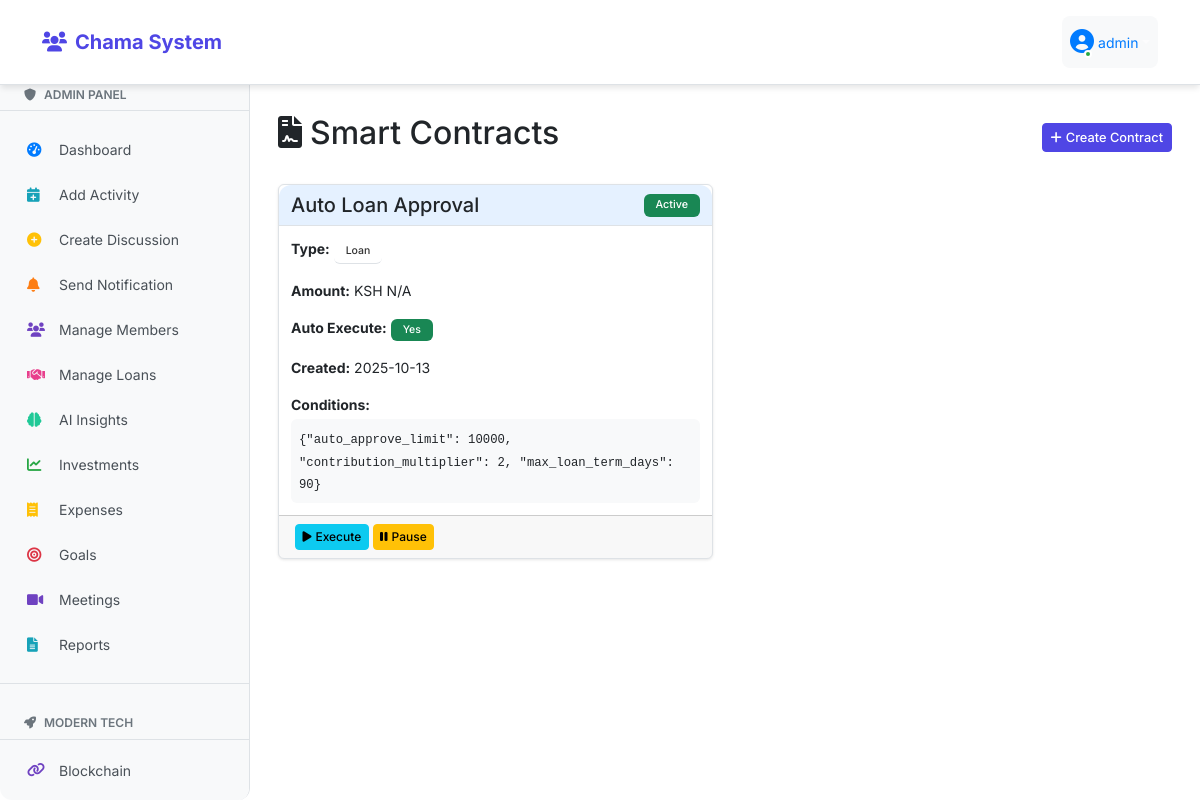
Screenshot of /smart-contracts (signed in) with the database file from the repository.
### fixed_app.py (models this page shows, shortened)
class User(db.Model, UserMixin):
    id = db.Column(db.Integer, primary_key=True)
    username = db.Column(db.String(80), unique=True, nullable=False)
    password = db.Column(db.String(200), nullable=False)
    is_admin = db.Column(db.Boolean, default=False)
    last_seen = db.Column(db.DateTime, default=datetime.utcnow)
    is_online = db.Column(db.Boolean, default=False)
    members = db.relationship('Member', backref='user', lazy=True)

class SmartContract(db.Model):
    id = db.Column(db.Integer, primary_key=True)
    contract_name = db.Column(db.String(100), nullable=False)
    contract_type = db.Column(db.String(50), nullable=False)  # loan, investment, savings
    conditions = db.Column(db.Text, nullable=False)  # JSON
    parties = db.Column(db.Text)  # JSON of member IDs
    status = db.Column(db.String(20), default='Active')
    created_date = db.Column(db.DateTime, default=datetime.utcnow)
    executed_date = db.Column(db.DateTime)
    amount = db.Column(db.Float)
    auto_execute = db.Column(db.Boolean, default=True)
    created_by = db.Column(db.Integer, db.ForeignKey('user.id'))

### fixed_app.py (the view)
@app.route('/smart-contracts')
@login_required
@admin_required
def smart_contracts():
    contracts = SmartContract.query.order_by(SmartContract.created_date.desc()).all()
    return render_template('smart_contracts/list.html', contracts=contracts)

### fixed_app.py (called while the page is built)
@login_manager.user_loader
def load_user(user_id):
    return db.session.get(User, int(user_id))

@app.context_processor
def inject_counts():
    if current_user.is_authenticated:
        unread_count = Notification.query.filter_by(user_id=current_user.id, is_read=False).count()
        discussion_count = Discussion.query.count()
        return dict(unread_notifications_count=unread_count, discussion_count=discussion_count)
    return dict(unread_notifications_count=0, discussion_count=0)

def admin_required(f):
    @wraps(f)
    def decorated_function(*args, **kwargs):
        if not current_user.is_admin:
            return render_template('access_denied.html'), 403
        return f(*args, **kwargs)
    return decorated_function

### templates/smart_contracts/list.html (shortened to what this page needs)
{% extends "base.html" %}
{% block content %}
<div class="container-fluid py-4">
    <div class="d-flex justify-content-between align-items-center mb-4">
        <h2><i class="fas fa-file-contract me-2"></i>Smart Contracts</h2>
        <a href="{{ url_for('create_smart_contract') }}" class="btn btn-primary">
            <i class="fas fa-plus me-1"></i>Create Contract
        </a>
    </div>
    {% if contracts %}
    <div class="row">
        {% for contract in contracts %}
        <div class="col-md-6 mb-4">
            <div class="card">
                <div class="card-header d-flex justify-content-between align-items-center">
                    <h5 class="mb-0">{{ contract.contract_name }}</h5>
                    <span class="badge bg-{{ 'success' if contract.status == 'Active' else 'secondary' }}">
                        {{ contract.status }}
                    </span>
                </div>
                <div class="card-body">
                    <div class="mb-3">
                        <strong>Type:</strong>
                        <span class="badge bg-primary">{{ contract.contract_type.title() }}</span>
                    </div>
                    <div class="mb-3">
                        <strong>Amount:</strong> KSH {{ "%.2f"|format(contract.amount) if contract.amount else 'N/A' }}
                    </div>
                    <div class="mb-3">
                        <strong>Auto Execute:</strong>
                        <span class="badge bg-{{ 'success' if contract.auto_execute else 'warning' }}">
                            {{ 'Yes' if contract.auto_execute else 'No' }}
                        </span>
                    </div>
                    <div class="mb-3">
                        <strong>Created:</strong> {{ contract.created_date.strftime('%Y-%m-%d') }}
                    </div>
                    <div class="mt-3">
                        <strong>Conditions:</strong>
                        <div class="bg-light p-2 rounded mt-1">
                            <small class="font-monospace">{{ contract.conditions }}</small>
                        </div>
                    </div>
                </div>
                <div class="card-footer">
                    <button class="btn btn-sm btn-info" onclick="executeContract({{ contract.id }})">
                        <i class="fas fa-play me-1"></i>Execute
                    </button>
                    <button class="btn btn-sm btn-warning" onclick="pauseContract({{ contract.id }})">
                        <i class="fas fa-pause me-1"></i>Pause
                    </button>
                </div>
            </div>
        </div>
        {% endfor %}
    </div>
    {% endif %}
</div>
{% endblock %}

### templates/navbar.html (shortened to what this page needs)
<nav class="navbar navbar-expand-lg navbar-dark bg-primary">
    <div class="container">
        <a class="navbar-brand" href="{{ url_for('index') }}">
            <i class="fas fa-users me-2"></i>Chama System
        </a>
        <div class="collapse navbar-collapse" id="navbarNav">
            {% if current_user.is_authenticated %}
            <ul class="navbar-nav me-auto">
                <li class="nav-item">
                    <a class="nav-link {% if request.path == url_for('index') %}active{% endif %}" href="{{ url_for('index') }}">
                        <i class="fas fa-home me-1"></i>Home
                    </a>
                </li>
                <li class="nav-item">
                    <a class="nav-link {% if request.path == url_for('contributions') %}active{% endif %}" href="{{ url_for('contributions') }}">
                        <i class="fas fa-money-bill-wave me-1"></i>Contributions
                    </a>
                </li>
                <li class="nav-item">
                    <a class="nav-link {% if request.path == url_for('discussions') %}active{% endif %}" href="{{ url_for('discussions') }}">
                        <i class="fas fa-comments me-1"></i>Discussions
                    </a>
                </li>
                <li class="nav-item dropdown">
                    <a class="nav-link dropdown-toggle" href="#" id="menuDropdown" role="button" data-bs-toggle="dropdown">
                        <i class="fas fa-bars me-1"></i>Menu
                    </a>
                </li>
                {% if current_user.is_admin %}
                <li class="nav-item dropdown">
                    <a class="nav-link dropdown-toggle" href="#" id="adminDropdown" role="button" data-bs-toggle="dropdown">
                        <i class="fas fa-shield-alt me-1"></i>Admin
                    </a>
                </li>
                {% endif %}
            </ul>
            <ul class="navbar-nav">
                <li class="nav-item dropdown">
                    <a class="nav-link dropdown-toggle user-dropdown" href="#" id="navbarDropdown" role="button"
                       data-bs-toggle="dropdown" aria-expanded="false">
                        <div class="user-avatar">
                            <i class="fas fa-user-circle"></i>
                            <span class="online-dot"></span>
                        </div>
                        <span class="ms-1" style="color: #007bff;">{{ current_user.username }}</span>
                    </a>
                </li>
            </ul>
            {% endif %}
        </div>
    </div>
</nav>

### static/modern-ui.css (style rules this page uses)
:root { --primary: #4f46e5; --secondary: #6b7280; --success: #10b981; --warning: #f59e0b; --danger: #ef4444; --info: #3b82f6; --light: #f8fafc; --dark: #1f2937; --border-radius: 12px; --shadow: 0 4px 6px -1px rgba(0, 0, 0, 0.1); --shadow-lg: 0 10px 15px -3px rgba(0, 0, 0, 0.1); }
body { font-family: 'Inter', -apple-system, BlinkMacSystemFont, sans-serif; background: white; min-height: 100vh; }
.card { border: none; border-radius: var(--border-radius); box-shadow: var(--shadow); transition: all 0.3s ease; }
.card-header { background: white; border-bottom: 1px solid #e5e7eb; border-radius: var(--border-radius) var(--border-radius) 0 0 !important; padding: 1.25rem; }
.card-body { padding: 1.5rem; }
.btn { border-radius: 8px; font-weight: 500; padding: 0.5rem 1rem; transition: all 0.2s ease; }
.btn-primary { background: var(--primary); border-color: var(--primary); }
.navbar { background: white !important; box-shadow: var(--shadow); padding: 1rem 0; }
.navbar-brand { font-weight: 700; color: var(--primary) !important; }
.badge { border-radius: 6px; font-weight: 500; padding: 0.375rem 0.75rem; }

### templates/base.html (style rules this page uses)
body { background-color: white; font-size: 14px; }
.navbar { position: fixed; top: 0; left: 0; right: 0; z-index: 1030; margin-bottom: 0; background-color: white !important; border-bottom: 1px solid #dee2e6; }
.card-header.bg-primary, .bg-primary { background-color: white !important; color: #333 !important; border-bottom: 1px solid #dee2e6; }
.user-dropdown { background-color: #f8f9fa !important; border-radius: 8px; padding: 0.5rem 1rem; }
body { padding-top: 70px; }
.btn { padding: 0.25rem 0.5rem; font-size: 0.8rem; min-height: auto; border-radius: 0.25rem; }
.btn-sm { padding: 0.2rem 0.4rem; font-size: 0.75rem; }
.card { border-radius: 0.375rem !important; border: 1px solid #dee2e6; margin-bottom: 0.75rem; box-shadow: 0 1px 3px rgba(0,0,0,0.1); max-width: 400px; }
.container-fluid .card, .main-content .card:not(.auth-card) { max-width: 100%; }
.card-body { padding: 0.75rem; }
.card-header { padding: 0.5rem 0.75rem; background-color: #f8f9fa; border-bottom: 1px solid #dee2e6; font-weight: 600; font-size: 0.9rem; }
.card-header:nth-child(1) { background-color: rgba(0,123,255,0.1); }

### templates/navbar.html (style rules this page uses)
.user-dropdown { display: flex; align-items: center; }
.user-avatar { position: relative; display: inline-block; color: #007bff; font-size: 1.5rem; }
.online-dot { position: absolute; bottom: 2px; right: 2px; width: 8px; height: 8px; background-color: #28a745; border: 2px solid white; border-radius: 50%; animation: pulse-dot 2s infinite; }

### rows the page displays
User: username "admin"
SmartContract: contract_name "Auto Loan Approval", status "Active", contract_type "Loan", amount "N/A", auto_execute "Yes", created_date "2025-10-13", conditions "{\"auto_approve_limit\": 10000, \"contribution_multiplier\": 2, \"max_loan_term_days\": 90}"
